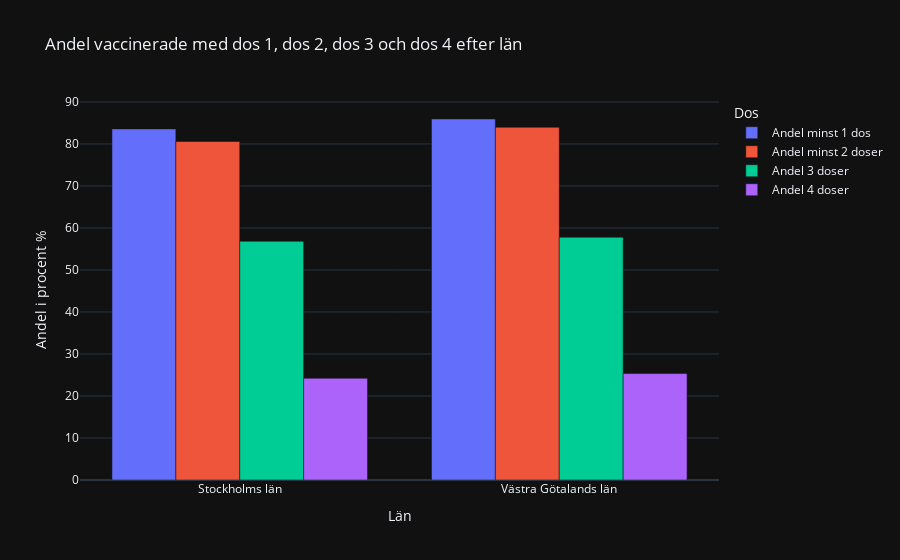

The notebook cell this image was saved under:
### Markdown cell above
### Jämför vaccinerade i Västra götalands län och Stockholms län

### Code cell
selected_lan = ["Stockholms län", "Västra Götalands län"]
selected_data = df[df["Län_namn"].isin(selected_lan)].copy()  # Create a copy to avoid SettingWithCopyWarning


selected_data["Antal 3 doser"].fillna(0, inplace=True)
selected_data["Antal 4 doser"].fillna(0, inplace=True)


selected_data.loc[:, "Andel minst 1 dos"] = selected_data["Antal minst 1 dos"] / selected_data["Befolkning"] * 100
selected_data.loc[:, "Andel minst 2 doser"] = selected_data["Antal minst 2 doser"] / selected_data["Befolkning"] * 100
selected_data.loc[:, "Andel 3 doser"] = selected_data["Antal 3 doser"] / selected_data["Befolkning"] * 100
selected_data.loc[:, "Andel 4 doser"] = selected_data["Antal 4 doser"] / selected_data["Befolkning"] * 100

lan_groups = selected_data.groupby(["Län_namn"]).agg({
    "Befolkning": "sum",
    "Andel minst 1 dos": "mean",
    "Andel minst 2 doser": "mean",
    "Andel 3 doser": "mean",
    "Andel 4 doser": "mean"
}).reset_index()


melted_lan = pd.melt(lan_groups, id_vars=["Län_namn"], 
                     value_vars=["Andel minst 1 dos", "Andel minst 2 doser", "Andel 3 doser", "Andel 4 doser"],
                     var_name="Dos", value_name="Andel")

fig = px.bar(melted_lan,
             x="Län_namn",
             y="Andel",
             color="Dos",
             barmode="group",
             labels={"Andel": "Andel i procent %", "Dos": "Dos", "Län_namn": "Län"},
             title="Andel vaccinerade med dos 1, dos 2, dos 3 och dos 4 efter län",
             template="plotly_dark"
             )

fig.show()
fig.write_html("Assignment_2g.html")

### Figure 1 — Plotly figure (JSON) as saved in the notebook; plotly's stock layout.template omitted (floating-point values rounded to 4 significant figures)
{"data": [{"alignmentgroup": "True", "hovertemplate": "Dos=Andel minst 1 dos<br>Län=%{x}<br>Andel i procent %=%{y}<extra></extra>", "legendgroup": "Andel minst 1 dos", "marker": {"color": "#636efa", "pattern": {"shape": ""}}, "name": "Andel minst 1 dos", "offsetgroup": "Andel minst 1 dos", "orientation": "v", "showlegend": true, "textposition": "auto", "type": "bar", "x": ["Stockholms län", "Västra Götalands län"], "xaxis": "x", "y": [83.59, 85.94], "yaxis": "y"}, {"alignmentgroup": "True", "hovertemplate": "Dos=Andel minst 2 doser<br>Län=%{x}<br>Andel i procent %=%{y}<extra></extra>", "legendgroup": "Andel minst 2 doser", "marker": {"color": "#EF553B", "pattern": {"shape": ""}}, "name": "Andel minst 2 doser", "offsetgroup": "Andel minst 2 doser", "orientation": "v", "showlegend": true, "textposition": "auto", "type": "bar", "x": ["Stockholms län", "Västra Götalands län"], "xaxis": "x", "y": [80.59, 83.97], "yaxis": "y"}, {"alignmentgroup": "True", "hovertemplate": "Dos=Andel 3 doser<br>Län=%{x}<br>Andel i procent %=%{y}<extra></extra>", "legendgroup": "Andel 3 doser", "marker": {"color": "#00cc96", "pattern": {"shape": ""}}, "name": "Andel 3 doser", "offsetgroup": "Andel 3 doser", "orientation": "v", "showlegend": true, "textposition": "auto", "type": "bar", "x": ["Stockholms län", "Västra Götalands län"], "xaxis": "x", "y": [56.83, 57.79], "yaxis": "y"}, {"alignmentgroup": "True", "hovertemplate": "Dos=Andel 4 doser<br>Län=%{x}<br>Andel i procent %=%{y}<extra></extra>", "legendgroup": "Andel 4 doser", "marker": {"color": "#ab63fa", "pattern": {"shape": ""}}, "name": "Andel 4 doser", "offsetgroup": "Andel 4 doser", "orientation": "v", "showlegend": true, "textposition": "auto", "type": "bar", "x": ["Stockholms län", "Västra Götalands län"], "xaxis": "x", "y": [24.23, 25.34], "yaxis": "y"}], "layout": {"barmode": "group", "legend": {"title": {"text": "Dos"}, "tracegroupgap": 0}, "title": {"text": "Andel vaccinerade med dos 1, dos 2, dos 3 och dos 4 efter län"}, "xaxis": {"anchor": "y", "domain": [0, 1], "title": {"text": "Län"}}, "yaxis": {"anchor": "x", "domain": [0, 1], "title": {"text": "Andel i procent %"}}}}
